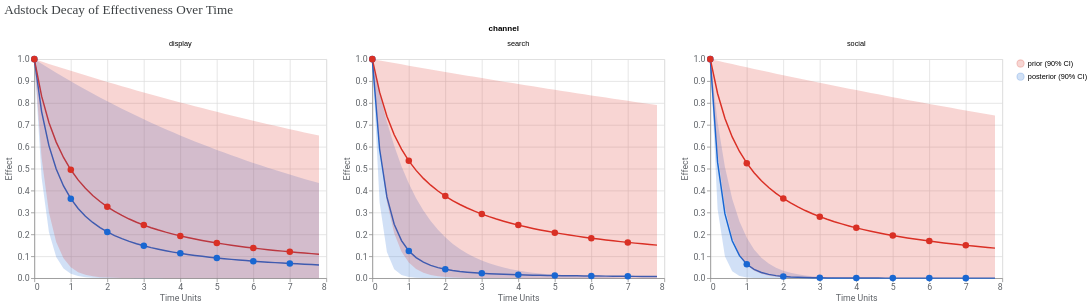
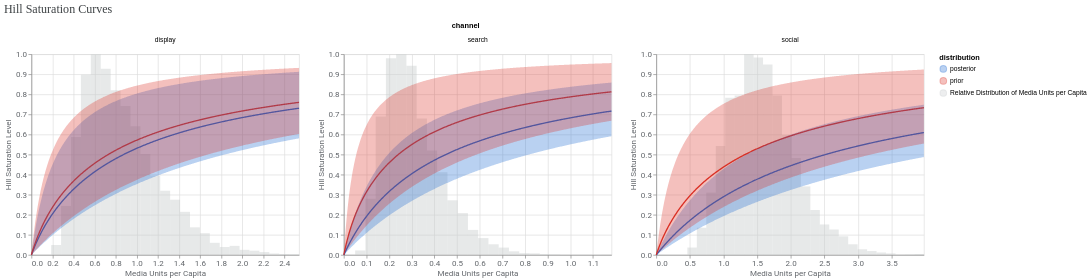

The code cell stored with these charts, in order, in its notebook:
### Markdown cell above
## Step 9 — Mechanisms: adstock and saturation

**What:** Adstock describes carryover after exposure; Hill curves describe diminishing response to increasing media exposure. Neither curve by itself is an ROI estimate or evidence of causality. The gray media-distribution marks help identify poorly supported extrapolation.

### Code cell
from meridian.analysis import visualizer
from IPython.display import display

media_effects = visualizer.MediaEffects(mmm)
display(media_effects.plot_adstock_decay())
for channel, chart in media_effects.plot_hill_curves().items():
    print("Hill saturation —", channel)
    display(chart)

### Figure 1 — Vega-Lite specification as saved in the notebook (floating-point values rounded to 4 significant figures; data arrays with more than 128 entries replaced by an {"elided": "..."} marker saying what was removed)
{"config": {"view": {"continuousWidth": 300, "continuousHeight": 300}, "axis": {"labelColor": "#5F6368", "labelFont": "Roboto", "labelFontSize": 12, "titleColor": "#5F6368", "titleFont": "Roboto", "titleFontSize": 12, "titleFontWeight": "normal"}}, "data": {"name": "data-1c081c07b5b81454d3ed1ecdb658beed"}, "facet": {"field": "channel", "type": "nominal"}, "spec": {"layer": [{"mark": {"type": "line"}, "encoding": {"color": {"field": "distribution", "legend": {"labelExpr": "datum.value === \"posterior\" ? \"posterior (90% CI)\" : \"prior (90% CI)\"", "title": ""}, "scale": {"domain": ["prior", "posterior"], "range": ["#D93025", "#1967D2"]}, "type": "nominal"}, "x": {"field": "time_units", "title": "Time Units", "type": "quantitative"}, "y": {"field": "mean", "title": "Effect", "type": "quantitative"}}}, {"mark": {"type": "area", "opacity": 0.2}, "encoding": {"color": {"field": "distribution", "scale": {"domain": ["prior", "posterior"], "range": ["#D93025", "#1967D2"]}, "type": "nominal"}, "x": {"field": "time_units", "type": "quantitative"}, "y": {"field": "ci_lo", "type": "quantitative"}, "y2": {"field": "ci_hi"}}}, {"mark": {"type": "circle", "filled": true, "opacity": 1, "size": 80}, "encoding": {"color": {"field": "distribution", "scale": {"domain": ["prior", "posterior"], "range": ["#D93025", "#1967D2"]}, "type": "nominal"}, "tooltip": [{"field": "time_units", "type": "quantitative"}, {"field": "mean", "type": "quantitative"}], "x": {"field": "time_units", "type": "quantitative"}, "y": {"field": "mean", "type": "quantitative"}}, "transform": [{"filter": "datum.is_int_time_unit"}]}], "width": 400}, "columns": 3, "resolve": {"scale": {"x": "independent", "y": "independent"}}, "title": {"text": "Adstock Decay of Effectiveness Over Time", "anchor": "start", "color": "#3C4043", "font": "Google Sans Display", "fontSize": 18, "fontWeight": "normal", "offset": 10}, "$schema": "https://vega.github.io/schema/vega-lite/v5.20.1.json", "datasets": {"data-1c081c07b5b81454d3ed1ecdb658beed": {"elided": "240 records"}}}

### Figure 2 — Vega-Lite specification as saved in the notebook (floating-point values rounded to 4 significant figures; data arrays with more than 128 entries replaced by an {"elided": "..."} marker saying what was removed)
{"config": {"view": {"continuousWidth": 300, "continuousHeight": 300}, "axis": {"labelColor": "#5F6368", "labelFont": "Roboto", "labelFontSize": 12, "titleColor": "#5F6368", "titleFont": "Roboto", "titleFontSize": 12, "titleFontWeight": "normal"}, "legend": {"labelLimit": 0}}, "data": {"name": "data-0c2ad5e8b0e23e9912295216f6e14f03"}, "facet": {"field": "channel", "type": "nominal"}, "spec": {"layer": [{"mark": {"type": "rect", "color": "#C3C7C9", "opacity": 0.4}, "encoding": {"x": {"field": "start_interval_histogram", "type": "quantitative"}, "x2": {"field": "end_interval_histogram"}, "y": {"field": "scaled_count_histogram", "type": "quantitative"}}}, {"mark": {"type": "line"}, "encoding": {"color": {"field": "distribution", "scale": {"domain": ["posterior", "prior", "Relative Distribution of Media Units per Capita"], "range": ["#1967D2", "#D93025", "#C3C7C9"]}, "type": "nominal"}, "x": {"field": "media_units", "scale": {"nice": false}, "title": "Media Units per Capita", "type": "quantitative"}, "y": {"field": "mean", "title": "Hill Saturation Level", "type": "quantitative"}}}, {"mark": {"type": "area", "opacity": 0.3}, "encoding": {"color": {"field": "distribution", "scale": {"domain": ["posterior", "prior", "Relative Distribution of Media Units per Capita"], "range": ["#1967D2", "#D93025", "#C3C7C9"]}, "type": "nominal"}, "x": {"field": "media_units", "type": "quantitative"}, "y": {"field": "ci_lo", "type": "quantitative"}, "y2": {"field": "ci_hi"}}}], "width": 400}, "columns": 3, "resolve": {"scale": {"x": "independent", "y": "independent"}}, "title": {"text": "Hill Saturation Curves", "anchor": "start", "color": "#3C4043", "font": "Google Sans Display", "fontSize": 18, "fontWeight": "normal", "offset": 10}, "$schema": "https://vega.github.io/schema/vega-lite/v5.20.1.json", "datasets": {"data-0c2ad5e8b0e23e9912295216f6e14f03": {"elided": "3075 records"}}}
